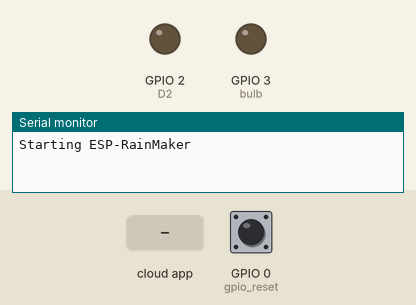
Bench run of a sketch on a simulated ESP32. On the bench: output pins drawn as LEDs (lit = HIGH), the last lines printed to the serial monitor. The test bench sets the inputs (shaded band); at power-on: GPIO 0 (gpio_reset) HIGH. WiFi joins after 1.5 s; servers stay silent unless stated.

Above: at 1.2 s.
1.3 s: the phone or cloud app sets Bulb to 1
At 1.45 s:
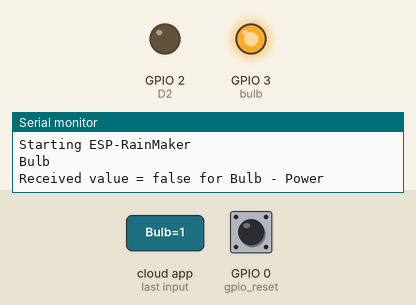
At 1.9 s:
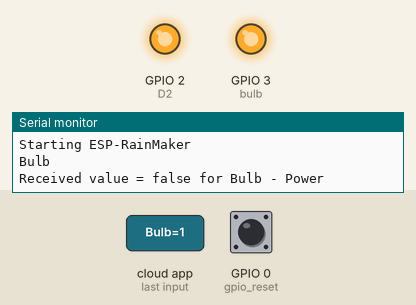
3.0 s: the phone or cloud app sets Bulb to 0
At 4.4 s:
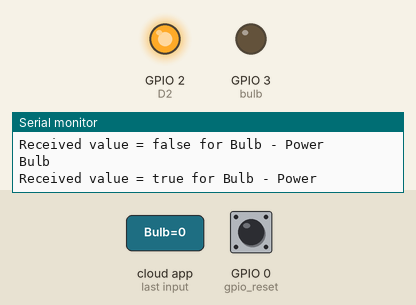
Timing chart, 0 to 6.0 s (numbered marks = the images above; inputs shaded):
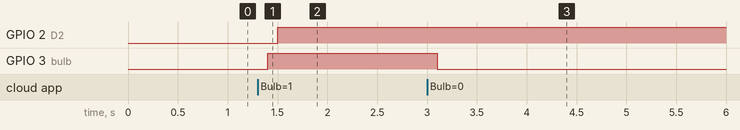

Measured:
- after the input at 1.3 s, GPIO 3 (bulb): LOW → HIGH after 0.10 s
- after the input at 3.0 s, GPIO 3 (bulb): HIGH → LOW after 0.10 s

The sketch:

Smart_home_3.1.ino
```cpp
#include "RMaker.h"
#include "WiFi.h"
#include "WiFiProv.h"
#include <WiFiClient.h>
//#include <WiFiManager.h>
#include <SimpleTimer.h>


#define D2 2 // it is used for wifi indication
//#define bulb d3
// BLE Credentils
const char *service_name = "Saif";
const char *pop = "a1234567";

int i=0;
// GPIO
static uint8_t bulb = 3;
static uint8_t gpio_reset = 0;

bool bulb_state ;


bool wifi_connected = 0;


//------------------------------------------- Declaring Devices -----------------------------------------------------//

//The framework provides some standard device types like switch, lightbulb, fan, temperature sensor.

static LightBulb my_bulb("Bulb", &bulb);

void sysProvEvent(arduino_event_t *sys_event)
{
  switch (sys_event->event_id) {
    case ARDUINO_EVENT_PROV_START:
#if CONFIG_IDF_TARGET_ESP32
      Serial.printf("\nProvisioning Started with name \"%s\" and PoP \"%s\" on BLE\n", service_name, pop);
      printQR(service_name, pop, "ble");
#else
      Serial.printf("\nProvisioning Started with name \"%s\" and PoP \"%s\" on SoftAP\n", service_name, pop);
      printQR(service_name, pop, "softap");
#endif
      break;
    case ARDUINO_EVENT_WIFI_STA_CONNECTED:
      Serial.printf("\nConnected to Wi-Fi!\n");
      wifi_connected = 1;
      digitalWrite(D2, HIGH);
      delay(500);
      break;
    case ARDUINO_EVENT_PROV_CRED_RECV: {
        Serial.println("\nReceived Wi-Fi credentials");
        Serial.print("\tSSID : ");
        Serial.println((const char *) sys_event->event_info.prov_cred_recv.ssid);
        Serial.print("\tPassword : ");
        Serial.println((char const *) sys_event->event_info.prov_cred_recv.password);
        break;
      }
  }
}

void write_callback(Device *device, Param *param, const param_val_t val, void *priv_data, write_ctx_t *ctx)
{
  const char *device_name = device->getDeviceName();
  Serial.println(device_name);
  const char *param_name = param->getParamName();


 if (strcmp(device_name, "Bulb") == 0)
  {
    if (strcmp(param_name, "Power") == 0)
    {
      Serial.printf("Received value = %s for %s - %s\n", val.val.b ? "false" : "true", device_name, param_name);
      bulb_state = val.val.b;
      if(bulb_state == true)
      {
        digitalWrite(bulb, HIGH);
      }
      else
      {
        digitalWrite(bulb, LOW);
      }
      param->updateAndReport(val);
    }
  }

}

void wifisetup()
{
    if(WiFi.status() != WL_CONNECTED)
    {
     digitalWrite(D2, LOW);
     //setup();
    }
    else
    {
      digitalWrite(D2, HIGH);
    }
}

void setup()
{

  Serial.begin(115200);

  // Configure the input GPIOs
  pinMode(bulb, OUTPUT);
  pinMode(D2,OUTPUT);

  //------------------------------------------- Declaring Node -----------------------------------------------------//
  Node my_node;
  my_node = RMaker.initNode("XAIO Smart home");


  //------------------------------------------- Adding Devices in Node -----------------------------------------------------//

  //Standard switch device
  my_bulb.addCb(write_callback);
  my_node.addDevice(my_bulb);

  //This is optional
  RMaker.enableOTA(OTA_USING_PARAMS);
  //If you want to enable scheduling, set time zone for your region using setTimeZone().
  //The list of available values are provided here https://rainmaker.espressif.com/docs/time-service.html
  // RMaker.setTimeZone("Asia/Shanghai");
  // Alternatively, enable the Timezone service and let the phone apps set the appropriate timezone
  RMaker.enableTZService();
  RMaker.enableSchedule();

  Serial.printf("\nStarting ESP-RainMaker\n");
  RMaker.start();

  WiFi.onEvent(sysProvEvent);

#if CONFIG_IDF_TARGET_ESP32
  WiFiProv.beginProvision(WIFI_PROV_SCHEME_BLE, WIFI_PROV_SCHEME_HANDLER_FREE_BTDM, WIFI_PROV_SECURITY_1, pop, service_name);
#else
  WiFiProv.beginProvision(WIFI_PROV_SCHEME_SOFTAP, WIFI_PROV_SCHEME_HANDLER_NONE, WIFI_PROV_SECURITY_1, pop, service_name);
#endif

}


void loop()
{
//-----------------------------------------------------------  Logic to Reset RainMaker

  // Read GPIO0 (external button to reset device
  if (digitalRead(gpio_reset) == LOW) { //Push button pressed
    Serial.printf("Reset Button Pressed!\n");
    // Key debounce handling
    delay(100);
    int startTime = millis();
    while (digitalRead(gpio_reset) == LOW) delay(50);
    int endTime = millis();

    if ((endTime - startTime) > 10000) {
      // If key pressed for more than 10secs, reset all
      Serial.printf("Reset to factory.\n");
      wifi_connected = 0;
      RMakerFactoryReset(2);
    } else if ((endTime - startTime) > 3000) {
      Serial.printf("Reset Wi-Fi.\n");
      wifi_connected = 0;
      // If key pressed for more than 3secs, but less than 10, reset Wi-Fi
      RMakerWiFiReset(2);
    }
  }
  delay(100);
    wifisetup();
}
```
